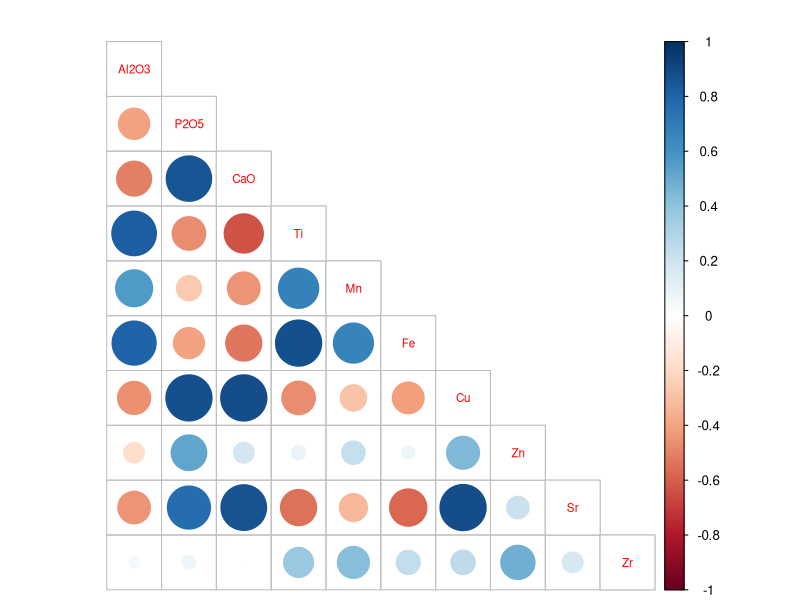
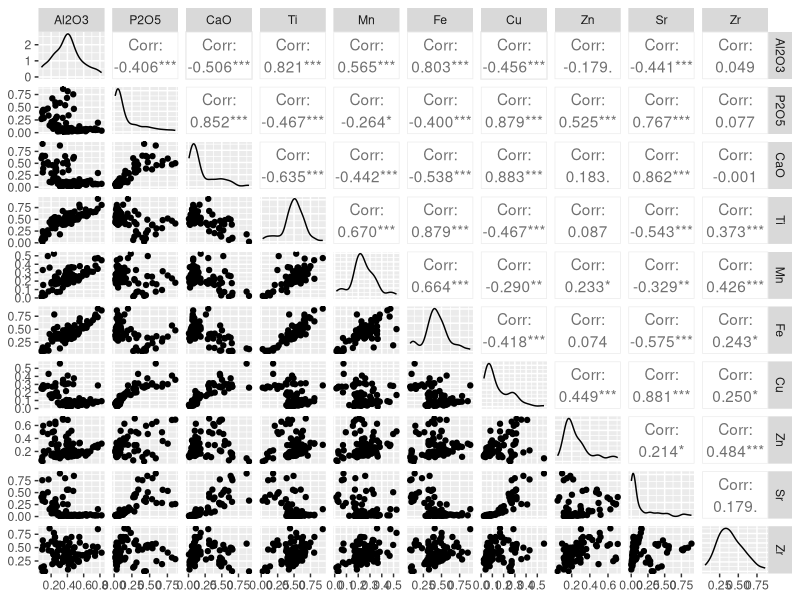
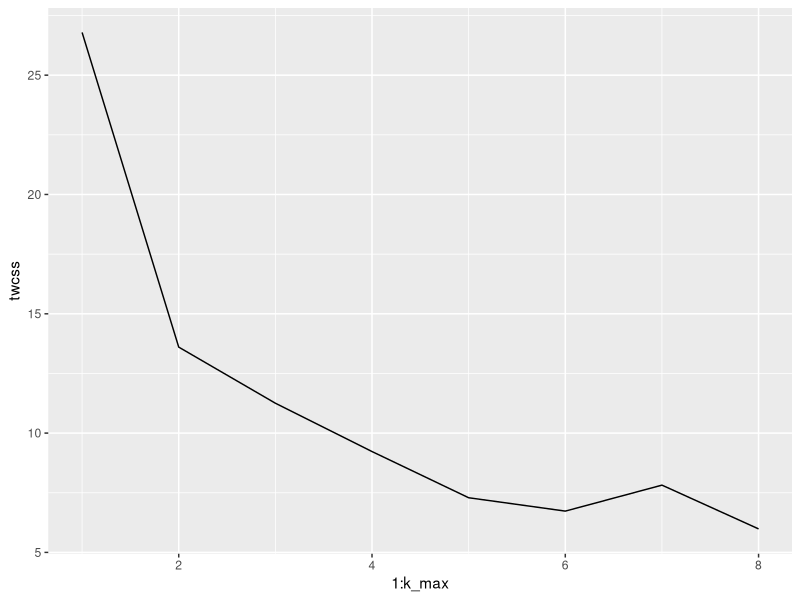
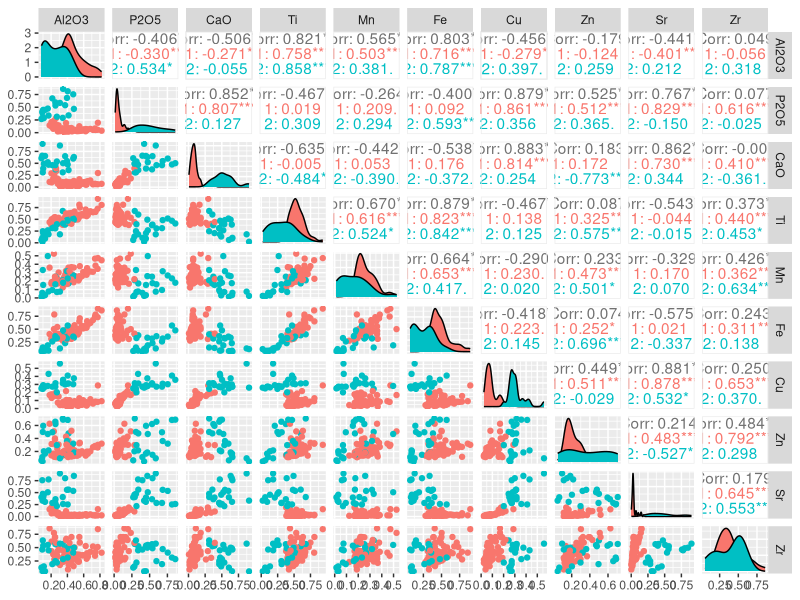
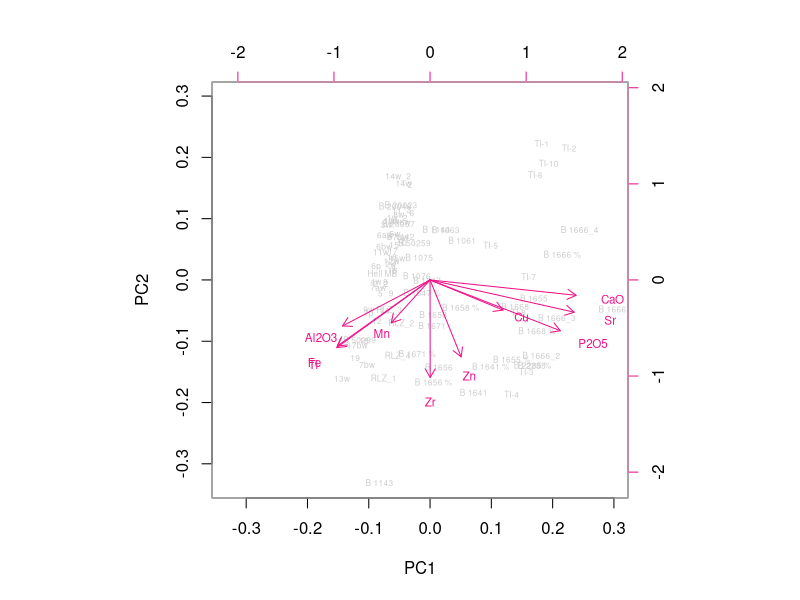

R code for these plots, in order:
## ---- chunk 1

knitr::opts_chunk$set(echo = FALSE)

## ---- chunk 2
# Code for citating packages: citation("dplyr")
library(dplyr); library(GGally); library(corrplot)

# Read data
n2 <- read.table("data/n2-pXRF.txt", header = TRUE, dec = ".", stringsAsFactors = TRUE)

# For correlation and PCA "Samples" must be rownames instead of factors
rownames(n2) <- n2$Sample
n2 <- n2 %>% select(-Sample)

# Visualize correlations
cor(n2) %>% corrplot (type = "lower", tl.cex = 0.7, tl.pos="d", cl.pos="r")
ggpairs(n2)

# Calculate the total within sum of squares to find the optimal number of clusters
k_max <- 8
twcss <- sapply(1:k_max, function(k){kmeans(n2, k)$tot.withinss})
qplot(x = 1:k_max, y = twcss, geom = 'line')

# Clustering
km <-kmeans(n2, centers = 2)
cluster2 <- as.factor(km$cluster)
ggpairs(n2, mapping = aes(col = cluster2))

# PCA
pca_n2 <- prcomp(n2)
summary(pca_n2)

biplot(pca_n2, choices = 1:2, cex = c(0.5, 0.7), col = c("grey80", "deeppink2"))

